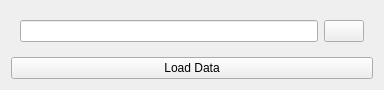
<?xml version="1.0" encoding="UTF-8"?>
<ui version="4.0">
 <class>MainWindow</class>
 <widget class="QWidget" name="MainWindow">
  <property name="geometry">
   <rect>
    <x>0</x>
    <y>0</y>
    <width>384</width>
    <height>90</height>
   </rect>
  </property>
  <property name="windowTitle">
   <string comment="Hell0" extracomment="Whats"/>
  </property>
  <property name="accessibleName">
   <string comment="Page" extracomment="Page"/>
  </property>
  <layout class="QGridLayout" name="gridLayout_9">
   <item row="0" column="0">
    <widget class="QWidget" name="Input_widget" native="true">
     <layout class="QHBoxLayout" name="horizontalLayout_2">
      <item>
       <widget class="QLineEdit" name="file_LineEdit">
        <property name="minimumSize">
         <size>
          <width>0</width>
          <height>0</height>
         </size>
        </property>
        <property name="toolTip">
         <string>&lt;html&gt;&lt;head/&gt;&lt;body&gt;&lt;p&gt;Path to input file, has to be a csv file containing time-series data in long-format&lt;/p&gt;&lt;/body&gt;&lt;/html&gt;</string>
        </property>
        <property name="alignment">
         <set>Qt::AlignLeading|Qt::AlignLeft|Qt::AlignVCenter</set>
        </property>
       </widget>
      </item>
      <item>
       <widget class="QPushButton" name="browse_file">
        <property name="minimumSize">
         <size>
          <width>0</width>
          <height>0</height>
         </size>
        </property>
        <property name="toolTip">
         <string>&lt;html&gt;&lt;head/&gt;&lt;body&gt;&lt;p&gt;Browse folders to select csv file.&lt;/p&gt;&lt;/body&gt;&lt;/html&gt;</string>
        </property>
        <property name="text">
         <string/>
        </property>
        <property name="checkable">
         <bool>false</bool>
        </property>
       </widget>
      </item>
     </layout>
    </widget>
   </item>
   <item row="1" column="0">
    <widget class="QPushButton" name="open_file_button">
     <property name="minimumSize">
      <size>
       <width>0</width>
       <height>0</height>
      </size>
     </property>
     <property name="toolTip">
      <string>&lt;html&gt;&lt;head/&gt;&lt;body&gt;&lt;p&gt;Open file indicated in the field to the left. Opens a columnpicker dialog that allows a user to select which columns in the input data correspond to which column type. &lt;/p&gt;&lt;p&gt;Data can be 2- or 3D.&lt;/p&gt;&lt;/body&gt;&lt;/html&gt;</string>
     </property>
     <property name="layoutDirection">
      <enum>Qt::LeftToRight</enum>
     </property>
     <property name="text">
      <string>Load Data</string>
     </property>
     <property name="iconSize">
      <size>
       <width>30</width>
       <height>30</height>
      </size>
     </property>
     <property name="default">
      <bool>false</bool>
     </property>
    </widget>
   </item>
  </layout>
 </widget>
 <resources/>
 <connections/>
</ui>
